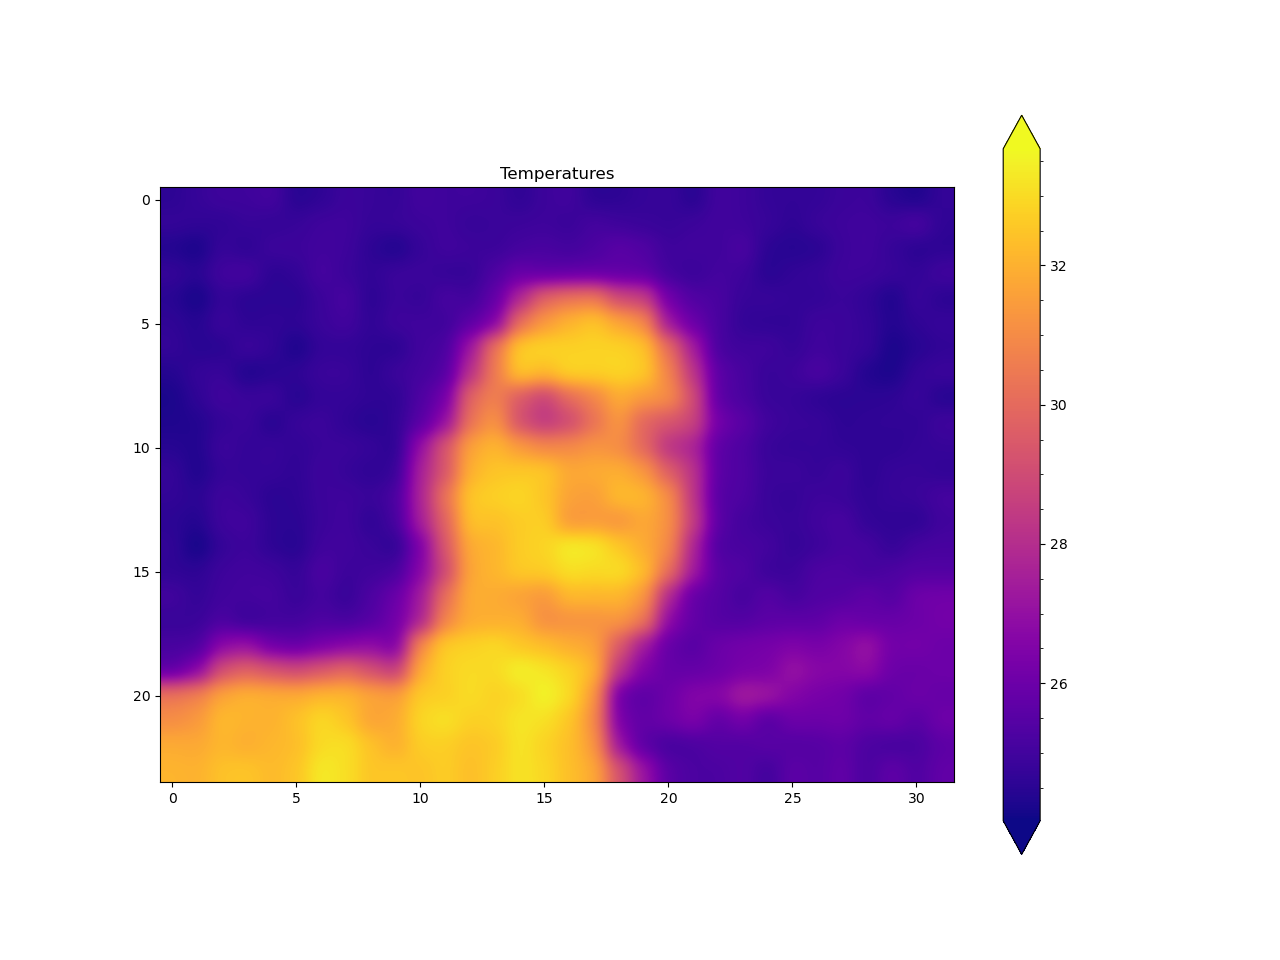

Reproduce this figure in Python.
from fbsdi2c import FbsdI2C
from mlx90640 import MLX90640

import matplotlib.pyplot as plt

with FbsdI2C() as i2c:
    with MLX90640(i2c) as mlx:
        framedata = mlx._fetch_frame_sync()

        fig, ax = plt.subplots(figsize=(6.4*2, 4.8*2))
        im = ax.imshow(framedata, cmap="plasma", interpolation="gaussian")
        ax.set_title("Temperatures")
        cbar = fig.colorbar(im, ax=ax, extend="both")
        cbar.minorticks_on()

        plt.savefig("capture2.png")
        plt.show()
